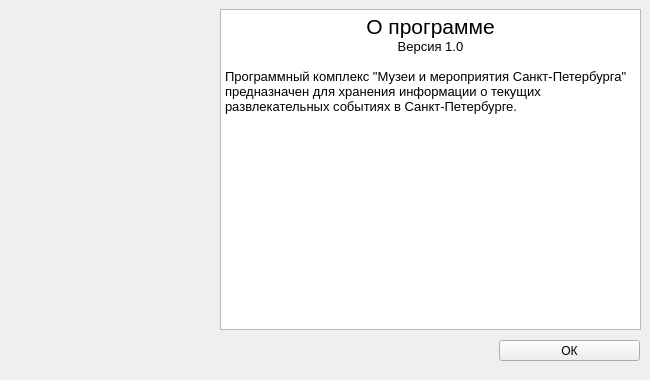
<?xml version="1.0" encoding="UTF-8"?>
<ui version="4.0">
 <class>HelpMenu</class>
 <widget class="QWidget" name="HelpMenu">
  <property name="geometry">
   <rect>
    <x>0</x>
    <y>0</y>
    <width>650</width>
    <height>380</height>
   </rect>
  </property>
  <property name="windowTitle">
   <string>Form</string>
  </property>
  <widget class="QWidget" name="verticalLayoutWidget">
   <property name="geometry">
    <rect>
     <x>220</x>
     <y>9</y>
     <width>421</width>
     <height>321</height>
    </rect>
   </property>
   <layout class="QVBoxLayout" name="verticalLayout">
    <item>
     <widget class="QTextBrowser" name="textBrowser">
      <property name="html">
       <string>&lt;!DOCTYPE HTML PUBLIC &quot;-//W3C//DTD HTML 4.0//EN&quot; &quot;http://www.w3.org/TR/REC-html40/strict.dtd&quot;&gt;
&lt;html&gt;&lt;head&gt;&lt;meta name=&quot;qrichtext&quot; content=&quot;1&quot; /&gt;&lt;style type=&quot;text/css&quot;&gt;
p, li { white-space: pre-wrap; }
&lt;/style&gt;&lt;/head&gt;&lt;body style=&quot; font-family:'MS Shell Dlg 2'; font-size:8.25pt; font-weight:400; font-style:normal;&quot;&gt;
&lt;p align=&quot;center&quot; style=&quot; margin-top:0px; margin-bottom:0px; margin-left:0px; margin-right:0px; -qt-block-indent:0; text-indent:0px;&quot;&gt;&lt;span style=&quot; font-size:16pt;&quot;&gt;О программе&lt;/span&gt;&lt;/p&gt;
&lt;p align=&quot;center&quot; style=&quot; margin-top:0px; margin-bottom:0px; margin-left:0px; margin-right:0px; -qt-block-indent:0; text-indent:0px;&quot;&gt;&lt;span style=&quot; font-size:10pt;&quot;&gt;Версия 1.0&lt;/span&gt;&lt;/p&gt;
&lt;p align=&quot;center&quot; style=&quot;-qt-paragraph-type:empty; margin-top:0px; margin-bottom:0px; margin-left:0px; margin-right:0px; -qt-block-indent:0; text-indent:0px; font-size:10pt;&quot;&gt;&lt;br /&gt;&lt;/p&gt;
&lt;p style=&quot; margin-top:0px; margin-bottom:0px; margin-left:0px; margin-right:0px; -qt-block-indent:0; text-indent:0px;&quot;&gt;&lt;span style=&quot; font-size:10pt;&quot;&gt;Программный комплекс &amp;quot;Музеи и мероприятия Санкт-Петербурга&amp;quot; предназначен для хранения информации о текущих развлекательных событиях в Санкт-Петербурге.&lt;/span&gt;&lt;/p&gt;
&lt;p style=&quot;-qt-paragraph-type:empty; margin-top:0px; margin-bottom:0px; margin-left:0px; margin-right:0px; -qt-block-indent:0; text-indent:0px; font-size:10pt;&quot;&gt;&lt;br /&gt;&lt;/p&gt;
&lt;p style=&quot; margin-top:0px; margin-bottom:0px; margin-left:0px; margin-right:0px; -qt-block-indent:0; text-indent:0px;&quot;&gt;&lt;span style=&quot; font-size:10pt;&quot;&gt; &lt;/span&gt;&lt;/p&gt;&lt;/body&gt;&lt;/html&gt;</string>
      </property>
     </widget>
    </item>
   </layout>
  </widget>
  <widget class="QPushButton" name="OKButton">
   <property name="geometry">
    <rect>
     <x>499</x>
     <y>340</y>
     <width>141</width>
     <height>21</height>
    </rect>
   </property>
   <property name="text">
    <string>ОК</string>
   </property>
  </widget>
  <widget class="QWidget" name="verticalLayoutWidget_2">
   <property name="geometry">
    <rect>
     <x>9</x>
     <y>9</y>
     <width>211</width>
     <height>321</height>
    </rect>
   </property>
   <layout class="QVBoxLayout" name="verticalLayout_2"/>
  </widget>
 </widget>
 <resources/>
 <connections/>
</ui>
